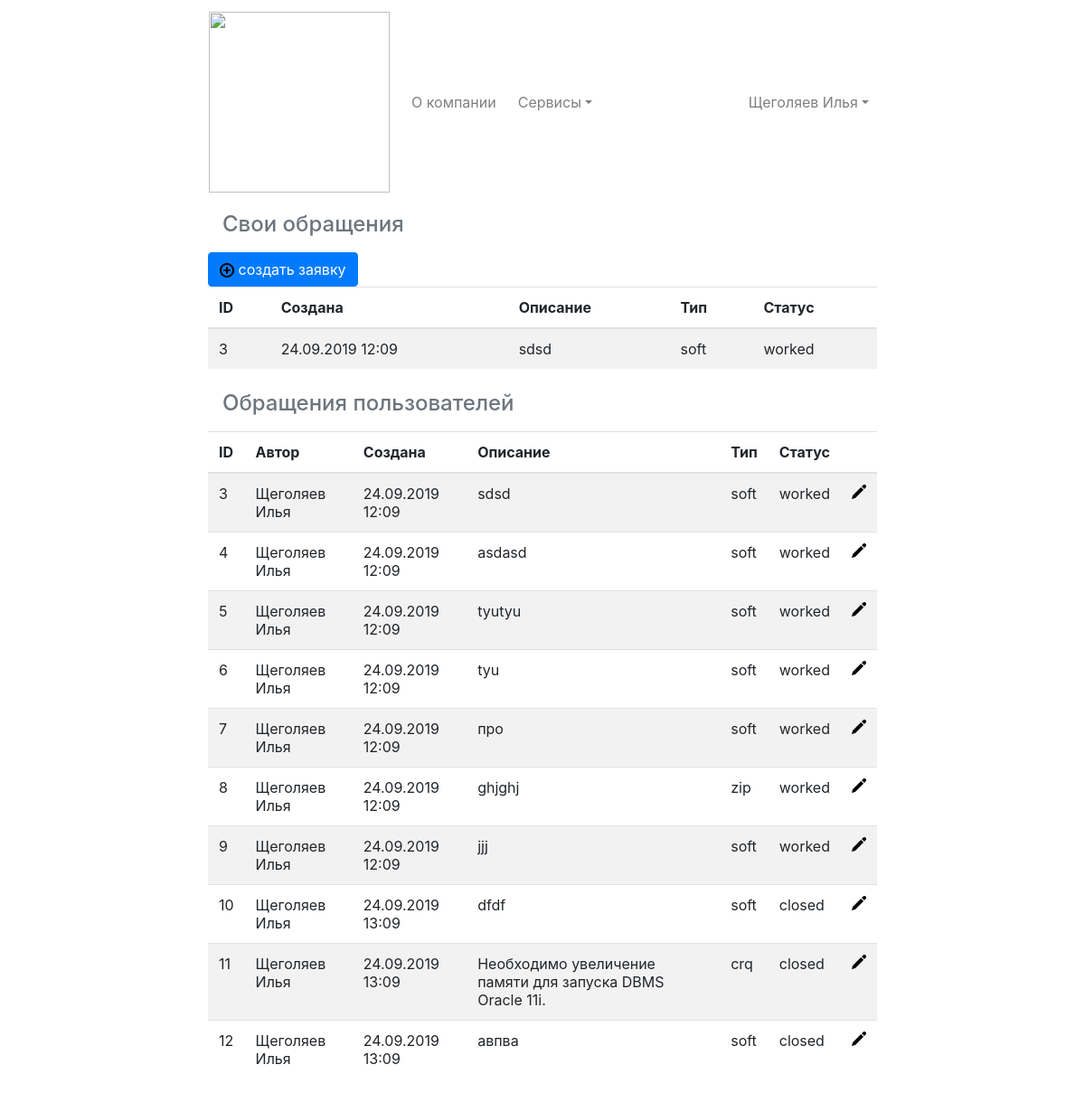
Before: /helpdesk/ (signed in) with the older database file.
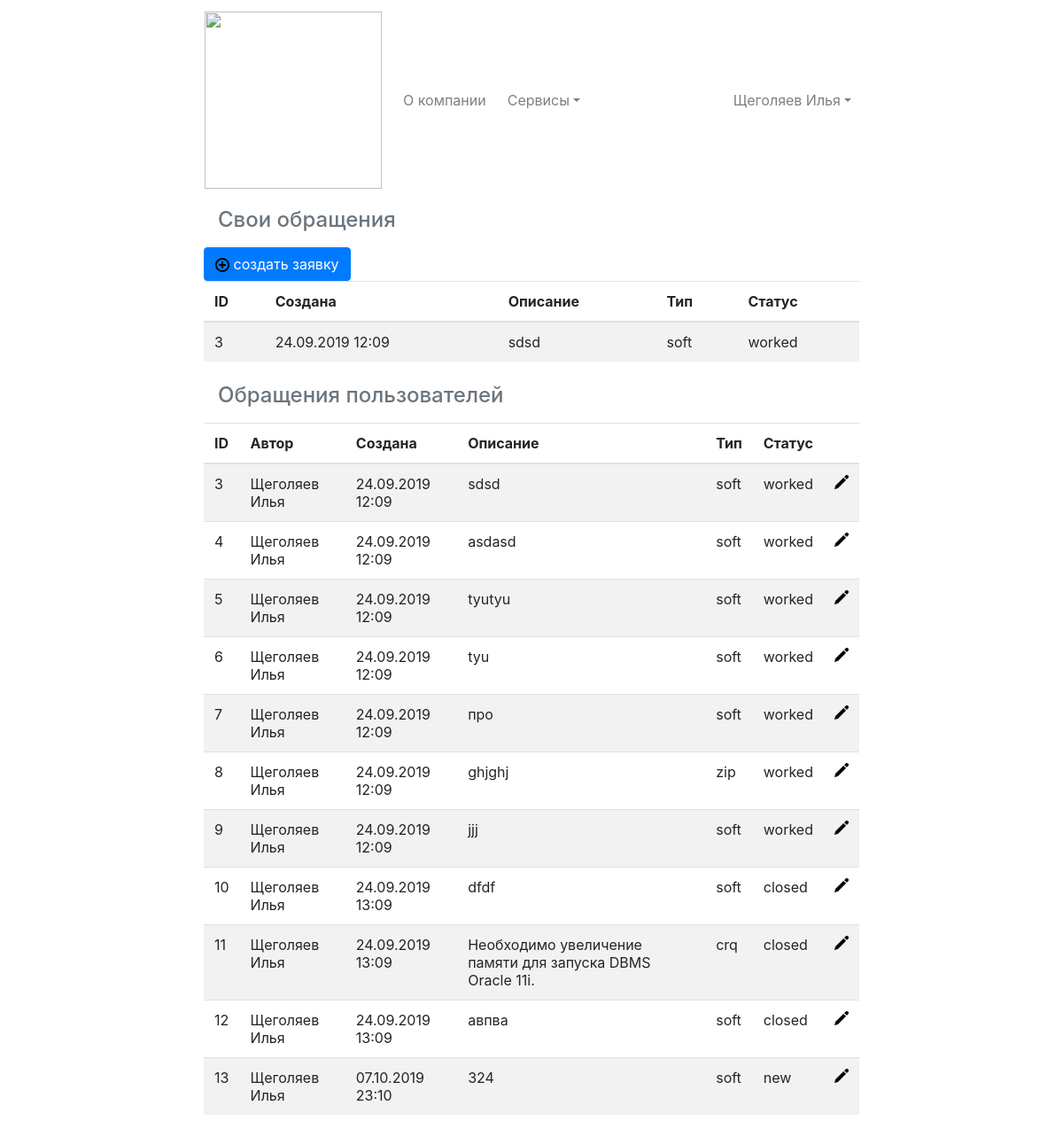
After: the same page with the newer database file.
### helpdesk/models.py (models this page shows)
class HelpDeskIncidents(models.Model):
    INCIDENT_TYPES_CHOICES = (
        ('soft', 'Программный сбой'),
        ('zip', 'Расходные материалы'),
        ('crq', 'Запрос на изменение')
    )
    INCIDENT_STATE_CHOICES = (
        ('new', 'Новый'),
        ('worked', 'В работе'),
        ('wait', 'В ожидании'),
        ('done', "Выполнена"),
        ('closed', "Закрыта"),
        ('rework',"Доработка")
    )
    user = models.ForeignKey(HelpDeskUsers, on_delete=models.CASCADE)
    incident_type = models.CharField(max_length=100, choices=INCIDENT_TYPES_CHOICES)
    description = models.TextField(max_length=3000)
    timestamp_created = models.DateTimeField(auto_now_add=True, blank=True)
    state = models.CharField(max_length=100, choices=INCIDENT_STATE_CHOICES,editable=False, default='new')

### helpdesk/views.py (the view)
# urls.py: path('', views.index, name='index'),
@login_required
def index(request):
    template = loader.get_template('helpdesk/index.html')
    helpdeskuser = HelpDeskUsers.objects.get(user = request.user)
    helpdeskuserroles = list(helpdeskuser.role.all().values_list('role', flat=True))
    form = IncidentForm()
    form.fields['user'].queryset = HelpDeskUsers.objects.filter(user = request.user)
    form.fields['user'].empty_label = None
    own_incidents = HelpDeskIncidents.objects.filter(user = HelpDeskUsers.objects.get(user = request.user))
    users_incidents = HelpDeskIncidents.objects.all()
    new_incidents = HelpDeskIncidents.objects.filter(state='new')
    context = {
        'helpdeskuser' : helpdeskuser,
        'helpdeskuserroles' : helpdeskuserroles,
        'form' : form,
        'own_incidents': own_incidents,
        'users_incidents': users_incidents,
        'new_incidents':new_incidents,
    }
    return HttpResponse(template.render(context, request))

### helpdesk/models.py (called while the page is built)
    def __str__(self):
        return self.user.username

### templates/helpdesk/index.html (shortened to what this page needs)
{% extends 'base.html' %}
{% load bootstrap4 %}
{% load staticfiles %}
{% block content %}
    {% if 'user' in helpdeskuserroles or 'admin' in helpdeskuserroles %}
        <div class="col-xs-12 col-sm-6 col-md-8 col-lg-12">
            <a class="nav-link text-muted" href="#own" data-toggle="collapse"><h4>Свои обращения</h4></a>
            <button type="button" class="btn btn-primary" data-toggle="modal" data-target="#myModal">
                <img src="{% static "main/icons/16x16/add.png" %} "> cоздать заявку
            </button>
            <div id="own" class="collapse show">
                <table class="table table-striped">
                    <thead>
                    <tr>
                        <th>ID</th>
                        <th>Создана</th>
                        <th>Описание</th>
                        <th>Тип</th>
                        <th>Статус</th>
                    </tr>
                    </thead>
                    <tbody>
                    {% for i in own_incidents %}
                        <tr>
                            <td>{{ i.id }}</td>
                            <td>{{ i.timestamp_created| date:"d.m.Y H:m" }}</td>
                            <td>{{ i.description }}</td>
                            <td>{{ i.incident_type }}</td>
                            <td>{{ i.state }}</td>
                        </tr>
                    {% endfor %}
                    </tbody>
                </table>
            </div>
        </div>
    {% endif %}
    {% if 'serviceman'  in helpdeskuserroles  or 'admin' in helpdeskuserroles  %}
        <div class="col-xs-12 col-sm-6 col-md-8 col-lg-12">
            <a class="nav-link text-muted" href="#users" data-toggle="collapse"><h4>Обращения пользователей</h4></a>
            <div id="users" class="collapse show">
                <table class="table table-striped">
                    <thead>
                    <tr>
                        <th>ID</th>
                        <th>Автор</th>
                        <th>Создана</th>
                        <th>Описание</th>
                        <th>Тип</th>
                        <th>Статус</th>
                        <th></th>
                    </tr>
                    </thead>
                    <tbody>
                    {% for i in users_incidents %}
                        <tr>
                            <td>{{ i.id }}</td>
                            <td>{{ request.user.first_name }} {{ request.user.last_name }}</td>
                            <td>{{ i.timestamp_created| date:"d.m.Y H:m" }}</td>
                            <td>{{ i.description }}</td>
                            <td>{{ i.incident_type }}</td>
                            <td>{{ i.state }}</td>
                            <td>
                                <a href="open/{{ i.id }} " ><img src="{% static "main/icons/16x16/pen.png" %} "></a>
                            </td>
                        </tr>
                    {% endfor %}
                    </tbody>
                </table>
            </div>
        </div>
    {% endif %}
{% endblock %}

### templates/base.html (shortened to what this page needs)
{% load bootstrap4 %}
{% bootstrap_css %}
<!DOCTYPE html>
<html lang="en">
<head>
    {% load static %}
</head>
<div class="container-fluid">
    <div class="row">
        <div class="col-xs-12 col-sm-6 col-md-8 col-lg-2">
        </div>
        <div class="col-xs-12 col-sm-6 col-md-8 col-lg-8">
            <nav class="navbar navbar-expand-lg navbar-light">
                <div class="collapse navbar-collapse" id="navbarColor01">
                    <a class="navbar-brand" href="/"><img src="{% static "main/logo.png" %}" width="200"/></a>
                    <ul class="navbar-nav mr-auto">
                        <li class="nav-item mr-sm-2">
                            <a class="nav-link"  href="/about">О компании</a>
                        </li>
                        <li class="nav-item dropdown">
                            <a class="nav-link dropdown-toggle" data-toggle="dropdown" href="#" id="themes">Сервисы</a>
                        </li>
                        <li class="nav-item">
                            <a class="nav-link" href="../help/"></a>
                        </li>
                    </ul>
                    <ul class="nav navbar-nav navbar-right">
                        {%  if request.user.is_authenticated %}
                            <li class="nav-item dropdown">
                                <a class="nav-link dropdown-toggle" data-toggle="dropdown" href="#" id="themes">{{ request.user.first_name }} {{ request.user.last_name }}</a>
                            </li>
                        {% endif %}
                    </ul>
                </div>
            </nav>
            {% block content %}{% endblock %}
        </div>
        <div class="col-xs-12 col-sm-6 col-md-4 col-lg-2">
        </div>
    </div>
</div>

Changed rows visible on the page:
added HelpDeskIncidents: id "13", {{ request.user.first_name }} "Щеголяев", {{ request.user.last_name }} "Илья", timestamp_created "07.10.2019 23:10", description "324", incident_type "soft", state "new", shown under "Обращения пользователей"
